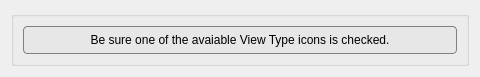
<?xml version="1.0" encoding="UTF-8"?>
<ui version="4.0">
 <class>WarnMsgWindow</class>
 <widget class="QWidget" name="WarnMsgWindow">
  <property name="geometry">
   <rect>
    <x>0</x>
    <y>0</y>
    <width>480</width>
    <height>77</height>
   </rect>
  </property>
  <property name="windowTitle">
   <string>Warning</string>
  </property>
  <property name="windowIcon">
   <iconset resource="../gui/resources.qrc">
    <normaloff>:/icons/icons/epi.gif</normaloff>:/icons/icons/epi.gif</iconset>
  </property>
  <layout class="QVBoxLayout" name="verticalLayout">
   <item>
    <widget class="QGroupBox" name="worningmessage">
     <property name="title">
      <string/>
     </property>
     <layout class="QVBoxLayout" name="verticalLayout_21">
      <item>
       <widget class="QLabel" name="label">
        <property name="styleSheet">
         <string notr="true"> QFrame, QLabel, QToolTip {
     border: 1px solid gray;
     border-radius: 4px;
     padding: 2px;
     background-image: url(images/welcome.png);
     background: rgb(231, 231, 231);
 }</string>
        </property>
        <property name="text">
         <string>Be sure one of the avaiable View Type icons is checked.</string>
        </property>
        <property name="alignment">
         <set>Qt::AlignCenter</set>
        </property>
       </widget>
      </item>
     </layout>
    </widget>
   </item>
  </layout>
 </widget>
 <resources>
  <include location="../gui/resources.qrc"/>
 </resources>
 <connections/>
</ui>
